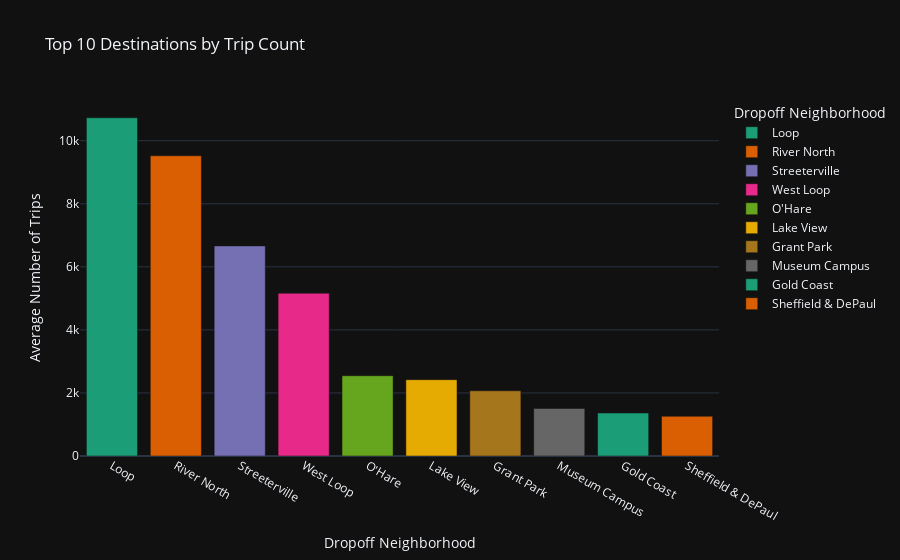

Notebook cell for this chart:
### Code cell
# Visualize Top 10 Neighborhood ins Terms of Trips
top_10_nbs = px.bar(top_10_nbs,
                   x='dropoff_location_name',
                   y='average_trips',
                   color='dropoff_location_name',
                   title='Top 10 Destinations by Trip Count',
                   template='plotly_dark',
                   color_discrete_sequence=px.colors.qualitative.Dark2)

top_10_nbs.update_layout(
    yaxis_title='Average Number of Trips',
    xaxis_title='Dropoff Neighborhood',
    legend_title='Dropoff Neighborhood')

top_10_nbs.show()

### Figure 1 — Plotly figure (JSON) as saved in the notebook; plotly's stock layout.template omitted (floating-point values rounded to 4 significant figures)
{"data": [{"hovertemplate": "dropoff_location_name=%{x}<br>average_trips=%{y}<extra></extra>", "legendgroup": "Loop", "marker": {"color": "rgb(27,158,119)", "pattern": {"shape": ""}}, "name": "Loop", "orientation": "v", "showlegend": true, "textposition": "auto", "type": "bar", "x": ["Loop"], "xaxis": "x", "y": [10730.0], "yaxis": "y"}, {"hovertemplate": "dropoff_location_name=%{x}<br>average_trips=%{y}<extra></extra>", "legendgroup": "River North", "marker": {"color": "rgb(217,95,2)", "pattern": {"shape": ""}}, "name": "River North", "orientation": "v", "showlegend": true, "textposition": "auto", "type": "bar", "x": ["River North"], "xaxis": "x", "y": [9524.0], "yaxis": "y"}, {"hovertemplate": "dropoff_location_name=%{x}<br>average_trips=%{y}<extra></extra>", "legendgroup": "Streeterville", "marker": {"color": "rgb(117,112,179)", "pattern": {"shape": ""}}, "name": "Streeterville", "orientation": "v", "showlegend": true, "textposition": "auto", "type": "bar", "x": ["Streeterville"], "xaxis": "x", "y": [6665.0], "yaxis": "y"}, {"hovertemplate": "dropoff_location_name=%{x}<br>average_trips=%{y}<extra></extra>", "legendgroup": "West Loop", "marker": {"color": "rgb(231,41,138)", "pattern": {"shape": ""}}, "name": "West Loop", "orientation": "v", "showlegend": true, "textposition": "auto", "type": "bar", "x": ["West Loop"], "xaxis": "x", "y": [5164.0], "yaxis": "y"}, {"hovertemplate": "dropoff_location_name=%{x}<br>average_trips=%{y}<extra></extra>", "legendgroup": "O'Hare", "marker": {"color": "rgb(102,166,30)", "pattern": {"shape": ""}}, "name": "O'Hare", "orientation": "v", "showlegend": true, "textposition": "auto", "type": "bar", "x": ["O'Hare"], "xaxis": "x", "y": [2547.0], "yaxis": "y"}, {"hovertemplate": "dropoff_location_name=%{x}<br>average_trips=%{y}<extra></extra>", "legendgroup": "Lake View", "marker": {"color": "rgb(230,171,2)", "pattern": {"shape": ""}}, "name": "Lake View", "orientation": "v", "showlegend": true, "textposition": "auto", "type": "bar", "x": ["Lake View"], "xaxis": "x", "y": [2421.0], "yaxis": "y"}, {"hovertemplate": "dropoff_location_name=%{x}<br>average_trips=%{y}<extra></extra>", "legendgroup": "Grant Park", "marker": {"color": "rgb(166,118,29)", "pattern": {"shape": ""}}, "name": "Grant Park", "orientation": "v", "showlegend": true, "textposition": "auto", "type": "bar", "x": ["Grant Park"], "xaxis": "x", "y": [2069.0], "yaxis": "y"}, {"hovertemplate": "dropoff_location_name=%{x}<br>average_trips=%{y}<extra></extra>", "legendgroup": "Museum Campus", "marker": {"color": "rgb(102,102,102)", "pattern": {"shape": ""}}, "name": "Museum Campus", "orientation": "v", "showlegend": true, "textposition": "auto", "type": "bar", "x": ["Museum Campus"], "xaxis": "x", "y": [1510.0], "yaxis": "y"}, {"hovertemplate": "dropoff_location_name=%{x}<br>average_trips=%{y}<extra></extra>", "legendgroup": "Gold Coast", "marker": {"color": "rgb(27,158,119)", "pattern": {"shape": ""}}, "name": "Gold Coast", "orientation": "v", "showlegend": true, "textposition": "auto", "type": "bar", "x": ["Gold Coast"], "xaxis": "x", "y": [1364.0], "yaxis": "y"}, {"hovertemplate": "dropoff_location_name=%{x}<br>average_trips=%{y}<extra></extra>", "legendgroup": "Sheffield & DePaul", "marker": {"color": "rgb(217,95,2)", "pattern": {"shape": ""}}, "name": "Sheffield & DePaul", "orientation": "v", "showlegend": true, "textposition": "auto", "type": "bar", "x": ["Sheffield & DePaul"], "xaxis": "x", "y": [1260.0], "yaxis": "y"}], "layout": {"barmode": "relative", "legend": {"title": {"text": "Dropoff Neighborhood"}, "tracegroupgap": 0}, "title": {"text": "Top 10 Destinations by Trip Count"}, "xaxis": {"anchor": "y", "categoryarray": ["Loop", "River North", "Streeterville", "West Loop", "O'Hare", "Lake View", "Grant Park", "Museum Campus", "Gold Coast", "Sheffield & DePaul"], "categoryorder": "array", "domain": [0, 1], "title": {"text": "Dropoff Neighborhood"}}, "yaxis": {"anchor": "x", "domain": [0, 1], "title": {"text": "Average Number of Trips"}}}}
